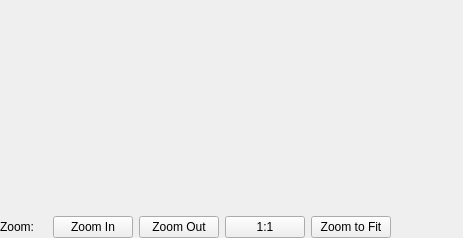
<?xml version="1.0" encoding="UTF-8"?>
<ui version="4.0">
 <class>GraphicsView</class>
 <widget class="QWidget" name="GraphicsView">
  <property name="geometry">
   <rect>
    <x>0</x>
    <y>0</y>
    <width>463</width>
    <height>238</height>
   </rect>
  </property>
  <property name="windowTitle">
   <string>Form</string>
  </property>
  <layout class="QVBoxLayout" name="verticalLayout">
   <property name="margin">
    <number>0</number>
   </property>
   <item>
    <widget class="QGraphicsViewExtended" name="graphicsView" native="true"/>
   </item>
   <item>
    <layout class="QHBoxLayout" name="horizontalLayout">
     <item>
      <widget class="QLabel" name="zoomLabel">
       <property name="text">
        <string>Zoom:</string>
       </property>
      </widget>
     </item>
     <item>
      <widget class="QLabel" name="zoomValueLabel">
       <property name="text">
        <string notr="true"/>
       </property>
      </widget>
     </item>
     <item>
      <widget class="QPushButton" name="zoomInButton">
       <property name="text">
        <string>Zoom In</string>
       </property>
      </widget>
     </item>
     <item>
      <widget class="QPushButton" name="zoomOutButton">
       <property name="text">
        <string>Zoom Out</string>
       </property>
      </widget>
     </item>
     <item>
      <widget class="QPushButton" name="oneToOneZoomButton">
       <property name="text">
        <string>1:1</string>
       </property>
      </widget>
     </item>
     <item>
      <widget class="QPushButton" name="zoomToFitButton">
       <property name="text">
        <string>Zoom to Fit</string>
       </property>
      </widget>
     </item>
     <item>
      <spacer name="horizontalSpacer">
       <property name="orientation">
        <enum>Qt::Horizontal</enum>
       </property>
       <property name="sizeHint" stdset="0">
        <size>
         <width>40</width>
         <height>20</height>
        </size>
       </property>
      </spacer>
     </item>
    </layout>
   </item>
  </layout>
 </widget>
 <customwidgets>
  <customwidget>
   <class>QGraphicsViewExtended</class>
   <extends>QWidget</extends>
   <header>qgraphicsviewextended.h</header>
  </customwidget>
 </customwidgets>
 <resources/>
 <connections/>
</ui>
